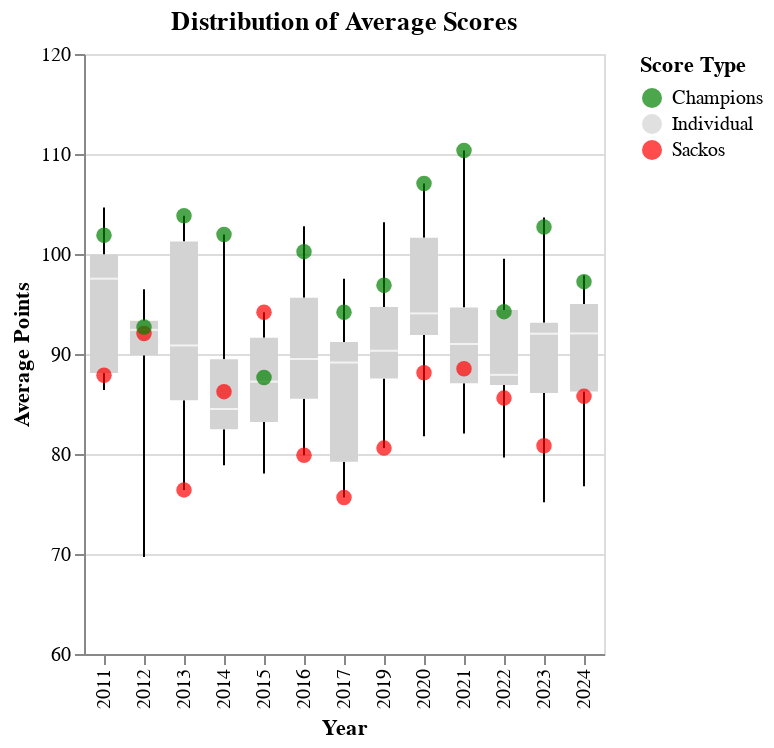

This figure's notebook cell:
### Markdown cell above
## Boxplot
Plotted: box and whisker plot. Champions (green) and Sackos (red) with a bar to designate the distribution of the remaining managers.

### Code cell
{"tags": ["hide-input"]}

base = (
    alt.Chart(
        all_means_df,
        title = 'Distribution of Average Scores'
    ).encode(
        x = alt.X('year:O').title('Year'),
        y = alt.Y(
            'points_for:Q',
            scale = alt.Scale(domain = [60, 120])
        ).title('Average Points'),
        color = alt.Color(
            'manager:N',
            scale = alt.Scale(
                domain = ['Champions', 'Individual', 'Sackos'],
                range = ['green', '#D3D3D3', 'red']
            )
        ).title('Score Type')
    )
)

base.mark_boxplot(extent = 'min-max').transform_filter((datum.manager == 'Individual')) + base.mark_circle(size = 60).transform_filter((datum.manager == 'Sackos') | (datum.manager == 'Champions'))

### Figure 1 — Vega-Lite specification as saved in the notebook (floating-point values rounded to 4 significant figures; data arrays with more than 128 entries replaced by an {"elided": "..."} marker saying what was removed)
{"config": {"view": {"continuousWidth": 300, "continuousHeight": 300}}, "layer": [{"mark": {"type": "boxplot", "extent": "min-max"}, "encoding": {"color": {"field": "manager", "scale": {"domain": ["Champions", "Individual", "Sackos"], "range": ["green", "#D3D3D3", "red"]}, "title": "Score Type", "type": "nominal"}, "x": {"field": "year", "title": "Year", "type": "ordinal"}, "y": {"field": "points_for", "scale": {"domain": [60, 120]}, "title": "Average Points", "type": "quantitative"}}, "title": "Distribution of Average Scores", "transform": [{"filter": "(datum.manager === 'Individual')"}]}, {"mark": {"type": "circle", "size": 60}, "encoding": {"color": {"field": "manager", "scale": {"domain": ["Champions", "Individual", "Sackos"], "range": ["green", "#D3D3D3", "red"]}, "title": "Score Type", "type": "nominal"}, "x": {"field": "year", "title": "Year", "type": "ordinal"}, "y": {"field": "points_for", "scale": {"domain": [60, 120]}, "title": "Average Points", "type": "quantitative"}}, "title": "Distribution of Average Scores", "transform": [{"filter": "((datum.manager === 'Sackos') || (datum.manager === 'Champions'))"}]}], "data": {"name": "data-9e750519d0feeb3ec8cf778802179af4"}, "$schema": "https://vega.github.io/schema/vega-lite/v5.14.1.json", "datasets": {"data-9e750519d0feeb3ec8cf778802179af4": {"elided": "184 records"}}}
